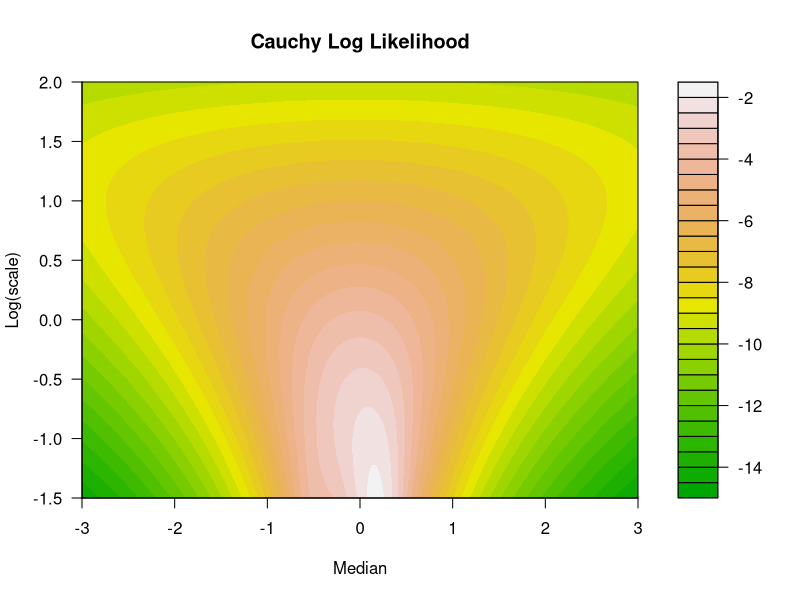

R code for this plot:
## ---- chunk 1
library(ggplot2)

logLikelihood <- function(median, scale, x) {
  -sum(log(1 + ((x-median)/scale)^2)) - length(x)*log(pi*scale)
}

set.seed(2014)
data <- rnorm(3) # Sample data from some unknown (at that time), but symmetric distribution

medians <- seq(-3, 3, 1/50)                       # Range of medians to plot
scales <- seq(-1.5, 2, 1/50)                      # Range of (log) scales to plot
u <- as.matrix(expand.grid(medians, exp(scales))) # Points to evaluate
z <- matrix(apply(u, 1, function(v) logLikelihood(v[1], v[2], data)),
       nrow = length(medians))                    # Values of Lambda on the grid
filled.contour(medians, scales, z, color.palette=terrain.colors, 
               xlab="Median", ylab="Log(scale)",
               main="Cauchy Log Likelihood")
